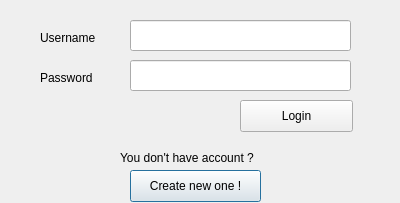
<?xml version="1.0" encoding="UTF-8"?>
<ui version="4.0">
 <class>QLogin</class>
 <widget class="QDialog" name="QLogin">
  <property name="geometry">
   <rect>
    <x>0</x>
    <y>0</y>
    <width>400</width>
    <height>203</height>
   </rect>
  </property>
  <property name="windowTitle">
   <string>QLogin</string>
  </property>
  <widget class="QPushButton" name="btnSignup">
   <property name="geometry">
    <rect>
     <x>130</x>
     <y>170</y>
     <width>131</width>
     <height>32</height>
    </rect>
   </property>
   <property name="text">
    <string>Create new one !</string>
   </property>
  </widget>
  <widget class="QLabel" name="label_2">
   <property name="geometry">
    <rect>
     <x>40</x>
     <y>70</y>
     <width>81</width>
     <height>16</height>
    </rect>
   </property>
   <property name="text">
    <string>Password</string>
   </property>
  </widget>
  <widget class="QLabel" name="label">
   <property name="geometry">
    <rect>
     <x>40</x>
     <y>30</y>
     <width>81</width>
     <height>16</height>
    </rect>
   </property>
   <property name="text">
    <string>Username</string>
   </property>
  </widget>
  <widget class="QLabel" name="label_3">
   <property name="geometry">
    <rect>
     <x>120</x>
     <y>150</y>
     <width>161</width>
     <height>16</height>
    </rect>
   </property>
   <property name="text">
    <string>You don't have account ?</string>
   </property>
  </widget>
  <widget class="QPushButton" name="btnLogin">
   <property name="geometry">
    <rect>
     <x>240</x>
     <y>100</y>
     <width>113</width>
     <height>32</height>
    </rect>
   </property>
   <property name="text">
    <string>Login</string>
   </property>
  </widget>
  <widget class="QLineEdit" name="inUsername">
   <property name="geometry">
    <rect>
     <x>130</x>
     <y>20</y>
     <width>221</width>
     <height>31</height>
    </rect>
   </property>
  </widget>
  <widget class="QLineEdit" name="inPassword">
   <property name="geometry">
    <rect>
     <x>130</x>
     <y>60</y>
     <width>221</width>
     <height>31</height>
    </rect>
   </property>
  </widget>
 </widget>
 <resources/>
 <connections/>
</ui>
